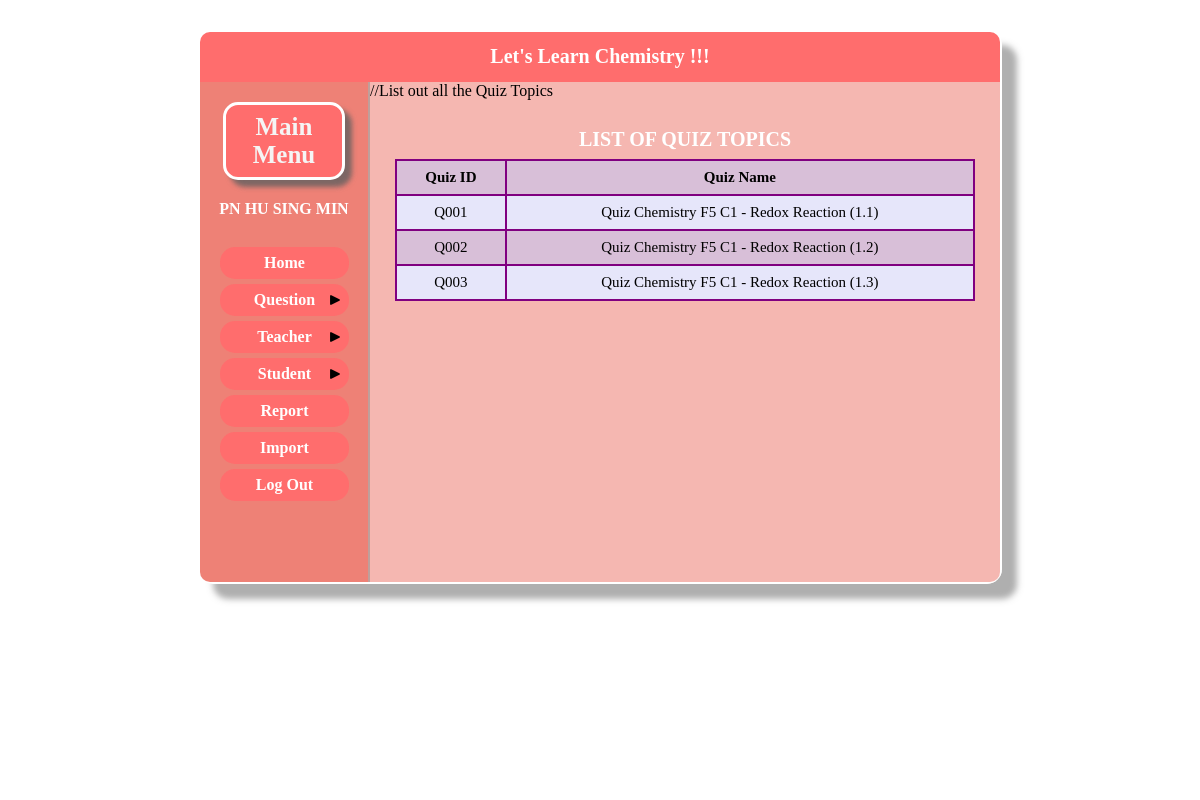
Screenshot of /sourcefile/kuiz_senarai.php (signed in) with the database file from the repository.
### tables this page shows
CREATE TABLE `kuiz` (
  `id_kuiz` varchar(4) NOT NULL,
  `nama_kuiz` varchar(50) NOT NULL
);

### sourcefile/kuiz_senarai.php (the view, shortened to what this page needs)
<?php
	include("header.php");
	include("menu_guru.php");
?>
<link rel="stylesheet" href="senarai.css">
<div class="kandungan">
	<table>
		<caption>LIST OF QUIZ TOPICS</caption>
		<tr>
			<th>Quiz ID</th>
			<th>Quiz Name</th>
		</tr>
		<?php
			include('sambungan.php');
			$sql = 'select id_kuiz, nama_kuiz from kuiz';
			$result = mysqli_query($sambungan,$sql);
			while($row=mysqli_fetch_array($result)) {
			echo '<tr>
					<td>'.$row["id_kuiz"].'</td>
					<td>'.$row["nama_kuiz"].'</td>
				  </tr>';
	    }
	?>
</table>
</div>

### sourcefile/menu.css (style rules this page uses)
div.kandungan { overflow: auto; float: left; position: relative; border: none; border-radius: 0 0 10px 0; width: 630px; height: 500px; background-color: rgba(231, 76, 60, 0.4); z-index: 3; }

### sourcefile/senarai.css (style rules this page uses)
table { font-family: cursive; font-size: 15px; font-weight: normal; text-align: center; width: 580px; margin : 20 auto; border-collapse: collapse; }
caption { font-size: 20px; font-weight: bold; color: white; padding: 8px; }
td,th { padding: 8px; border: 2px solid purple; }
tr:nth-child(odd) { background-color: thistle; }
tr:nth-child(even) { background-color: lavender; }
th { font-weight: bold; color: black; background-colour: darkviolet; }

### rows the page displays
kuiz: id_kuiz "Q001", nama_kuiz "Quiz Chemistry F5 C1 - Redox Reaction (1.1)"
kuiz: id_kuiz "Q002", nama_kuiz "Quiz Chemistry F5 C1 - Redox Reaction (1.2)"
kuiz: id_kuiz "Q003", nama_kuiz "Quiz Chemistry F5 C1 - Redox Reaction (1.3)"

### other values shown
$nama "PN HU SING MIN"
